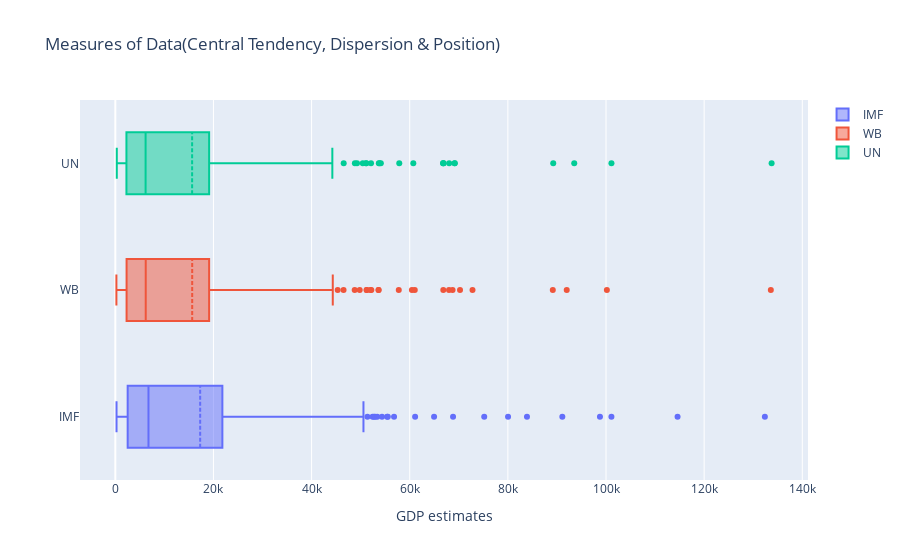

The notebook cell this image was saved under:
### Code cell
# Boxplot for visualising the stats same as above

fig = go.Figure()

fig.add_trace(go.Box(x=df['IMF'], name='IMF', boxmean=True))
fig.add_trace(go.Box(x=df['World Bank'], name='WB', boxmean=True))
fig.add_trace(go.Box(x=df['United Nations'], name='UN', boxmean=True))

fig.update_layout(title='Measures of Data(Central Tendency, Dispersion & Position)', xaxis_title='GDP estimates')

iplot(fig)

### Figure 1 — Plotly figure (JSON) as saved in the notebook; plotly's stock layout.template omitted (floating-point values rounded to 4 significant figures; data arrays with more than 128 entries replaced by an {"elided": "..."} marker saying what was removed)
{"data": [{"boxmean": true, "name": "IMF", "type": "box", "x": {"elided": "196 float values"}}, {"boxmean": true, "name": "WB", "type": "box", "x": {"elided": "196 float values"}}, {"boxmean": true, "name": "UN", "type": "box", "x": {"elided": "196 float values"}}], "layout": {"title": {"text": "Measures of Data(Central Tendency, Dispersion & Position)"}, "xaxis": {"title": {"text": "GDP estimates"}}}}
